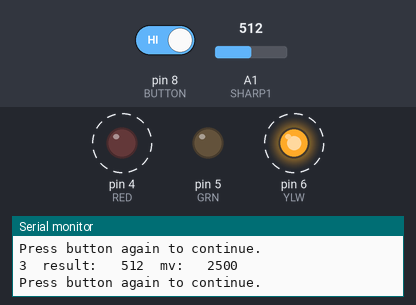
Simulated run of this sketch. Board: Arduino Uno, built with avr-gcc and run on an emulated ATmega328P. Parts: output pins drawn as LEDs (lit = HIGH), the last lines printed to the serial monitor. Dashed ring = blinking. The inputs (shaded band) are chosen by the test bench; at power-on: pin 8 (BUTTON) HIGH, A1 (SHARP1) = 512.

Above: at 8.8 s.
8.9 s: pin 8 (BUTTON) driven LOW
At 9.8 s:
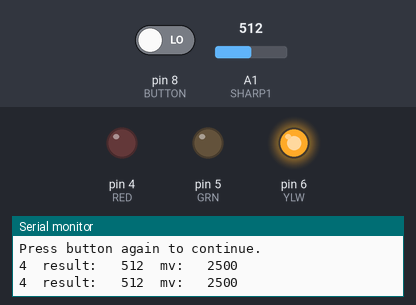
16.0 s: pin 8 (BUTTON) driven HIGH
At 16.4 s:
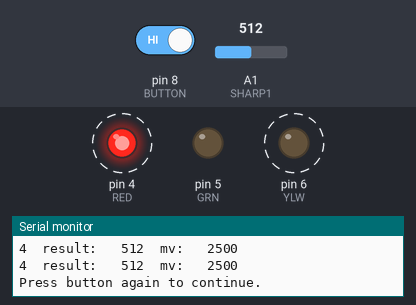
Timing chart, 0 to 27.0 s (numbered marks = the images above; inputs shaded):
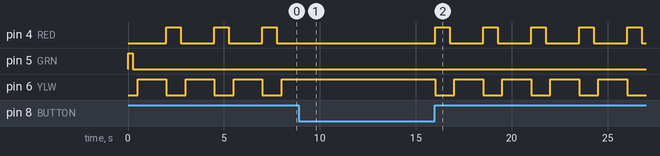

Measured:
- after the input at 8.9 s, pin 4 (RED): stops changing and stays LOW; pin 6 (YLW): stops changing and stays HIGH
- after the input at 16.0 s, pin 4 (RED): alternates HIGH for 0.75 s and LOW for 1.8 s, starting at once; pin 6 (YLW): alternates HIGH for 1.5 s and LOW for 1.0 s, starting at once
- by itself, pin 4 (RED): alternates HIGH for 0.75 s and LOW for 1.8 s
- by itself, pin 6 (YLW): alternates HIGH for 1.5 s and LOW for 1.0 s

The sketch:

M452Lab3Sharp.ino
```cpp
/********************************************************************
  M452Lab3Sharp (v1.8)

  Original by H. Fernando, 24/07/2013
  Modified by B. Surgenor, 23/07/2019 - changed format
  MOdified by B. Surgenor, 17/01/2021 - runs continously until button press

  Reads Sharp range sensor and prints to serial monitor.

  Program ready, green LED flashing
  Button press to start, yellow LED on when reading
  Button press to repeat, red LED flashing
*********************************************************************/

// Pin Assignments
int RED = 4;         //red LED Pin
int GRN = 5;         //green LED Pin
int YLW = 6;         //yellow LED Pin
int BUTTON = 8;      //push button

int SHARP1 = A1;     //sharp input pin (can't be a1)

//global variables
int result;          //A to D value from sharp
int mv;        //millivolt value for sharpvalue
int reading = 1;     //counter

// Setup Routine
void setup()
{
  // initialize led pins as outputs.
  pinMode(GRN, OUTPUT);
  pinMode(YLW, OUTPUT);
  pinMode(RED, OUTPUT);

  //initialize button pins as inputs
  pinMode(BUTTON, INPUT);

  //initialize sharp
  pinMode(SHARP1, INPUT);

  //initialize serial printout
  Serial.begin(9600);

  //Program Initalization
  Serial.println("Program loaded.");
  Serial.println("Press button to start.");

  do {
    toggleLED(GRN);         // Green LED flashing
  }while(digitalRead(BUTTON)== LOW);
  Serial.println("Program running.");
}

// Main Routine
void loop() {

  turnOnLED(YLW);
  delay(1000);     // 1 sec pause for setup
  do {
     result = analogRead(SHARP1);                //read the value of the sharp
     mv = map(result, 0, 1024, 0, 5000);   //convert value to millivolts

  //print values to the serial monitor
  //tab format makes it easier to copy and paste values to Excel
  Serial.print(reading);
  Serial.print( "\t");    //tab
  Serial.print( "result: ");
  Serial.print( "\t");    //tab
  Serial.print(result);
  Serial.print( "\t");    //tab
  Serial.print( "mv: ");
  Serial.print( "\t");    //tab
  Serial.println(mv);

     delay(500); //wait 0.5 sec before reading again
     }while(digitalRead(BUTTON)== LOW);

  turnOnLED(RED);  //this turns the yellow LED off
  Serial.println("Press button again to continue.");
  delay(500);
  do{
    toggleLED(RED);
  }while(digitalRead(BUTTON)== LOW);

  reading = reading + 1;
}


//**********SUBROUTINES******************

//Turn on a single LED, and all other off
void turnOnLED(int COLOUR){
  digitalWrite(GRN, LOW);
  digitalWrite(YLW, LOW);
  digitalWrite(RED, LOW);

  digitalWrite(COLOUR, HIGH);
}

//Toggle an LED on/off
void toggleLED(int colour){
  digitalWrite(colour, HIGH);
  delay(250);
  digitalWrite(colour, LOW);
  delay(250);
}
```
